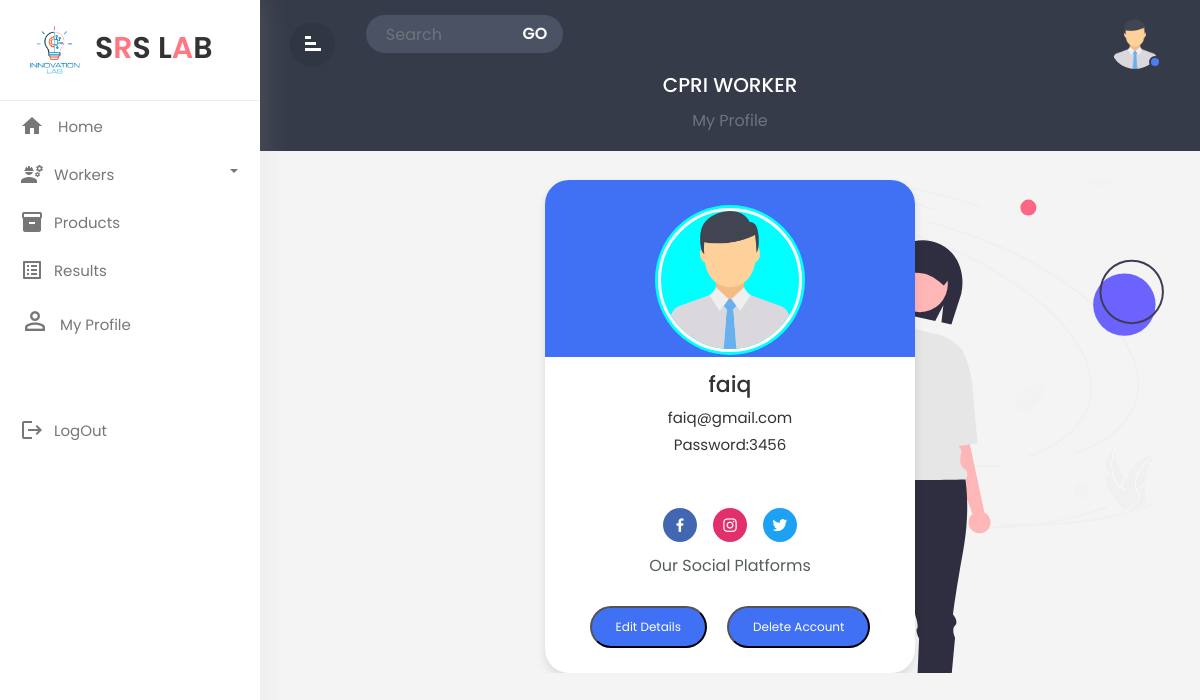
/project1/cpri_profile.php?email=faiq@gmail.com (signed in), run on the app's committed database.
### tables this page shows
CREATE TABLE `cpri` (
  `cpri_id` int(255) NOT NULL,
  `cpri_name` varchar(255) NOT NULL,
  `cpri_email` varchar(255) NOT NULL,
  `cpri_password` varchar(255) NOT NULL
);

### project1/cpri_profile.php (the view, shortened to what this page needs)
<?php
include 'database.php';
$email = $_GET['email'];
$sql = "SELECT * from cpri where cpri_email = '$email'";
$result = mysqli_query($conn,$sql);
$data = mysqli_fetch_array($result);
?>
<!doctype html>
<html lang="en">
  <head>
        <link rel="stylesheet" href="css/bootstrap.min.css">
        <link rel="stylesheet" href="css/custom.css">
        <link href='https://unpkg.com/boxicons@2.1.4/css/boxicons.min.css' rel='stylesheet'>
  </head>
  <body style=" background-color: #f4f4f4;" >
<div class="wrapper">
        <nav id="sidebar">
             <div class="sidebar-header">
                <h3 style="font-size:30px;margin-left:5px;" ><img style="width:60px;height:60px;" src="images/workerlogo.png" class="img-fluid"/>S<span style="color:#ff7782;">R</span>S L<span style="color:#ff7782;">A</span>B</h3>
            </div>
            <ul class="list-unstyled components">
			<li  >
                    <a href="cpri_home.php?email=<?php echo $_GET['email']; ?>" class="dashboard"><i class="material-icons">home</i>
					<span>Home</span></a>
                </li>
                <li class="dropdown">
                    <a href="#homeSubmenu1" data-toggle="collapse" aria-expanded="false"
					class="dropdown-toggle">
					<i class="material-icons">engineering</i>Workers</a>
                </li>
                <li  class="">
                    <a href="cpri_prod.php?email=<?php echo $_GET['email']; ?>"><i class="material-icons">inventory</i><span>Products
					</span></a>
                </li>
                <li  class="">
                    <a href="cpri_result.php?email=<?php echo $_GET['email']; ?>"><i class="material-icons">list_alt</i><span>Results
					</span></a>
                </li>
               <li class="">
                    <a href="cpri_profile.php?email=<?php echo $_GET['email']; ?>"><i style="font-size:30px;" class="material-symbols-outlined">person_filled</i><span>My Profile</span></a>
                </li>
                <br>
                <br>
				 <li  class="">
                    <a href="logout.php"><i class="material-icons">logout</i><span>LogOut
					</span></a>
                </li>
            </ul>
        </nav>
		<div id="content">
		   <div class="top-navbar">
		      <div class="xp-topbar">
                <div class="row">
                    <div class="col-2 col-md-1 col-lg-1 order-2 order-md-1 align-self-center">
                        <div class="xp-menubar">
                               <span class="material-icons text-white">signal_cellular_alt
							   </span>
                         </div>
                    </div>
                    <div class="col-md-5 col-lg-3 order-3 order-md-2">
                        <div class="xp-searchbar">
                            <form>
                                <div class="input-group">
                                  <input type="search" class="form-control"
								  placeholder="Search">
                                  <div class="input-group-append">
                                    <button class="btn" type="submit"
									id="button-addon2">GO</button>
                                  </div>
                                </div>
                            </form>
                        </div>
                    </div>
                    <div class="col-10 col-md-6 col-lg-8 order-1 order-md-3">
                        <div class="xp-profilebar text-right">
							 <nav class="navbar p-0">
                        <ul class="nav navbar-nav flex-row ml-auto">
                            <li class="nav-item dropdown">
                                <a class="nav-link" href="#" data-toggle="dropdown">
                                <img src="images/user.png" style="width:50px; border-radius:50%;height:50px"/>
								<span class="xp-user-live"></span>
								</a>
                            </li>
                        </ul>
            </nav>
                        </div>
                    </div>
                </div>
            </div>
		     <div class="xp-breadcrumbbar text-center">
                <h4 class="page-title">CPRI WORKER</h4>
                  <ol class="breadcrumb">
                    <li class="breadcrumb-item active" aria-current="page">My Profile</li>
                  </ol>
            </div>
		   </div>
        <br>
           <div class="check">
           <div class="profile-card">
<div class="image">
<img src="images/user.png" alt="" class="profile-img">
</div>
<div class="text-data">
    <span style="text-transform:none" class="name"><?php echo $data['cpri_name'] ?></span>
    <span style="text-transform:none"  class="email"><?php echo $data['cpri_email'] ?></span>
    <span style="text-transform:none"  class="email1" >Password:<?php echo $data['cpri_password'] ?></span>
</div>
<div class="media-buttons">
    <a href="" style="background: #4267b2 ;" class="link">
        <i class='bx bxl-facebook'></i>
    </a>
    <a href="" style="background: #e1306c ;" class="link">
        <i class='bx bxl-instagram' ></i>
    </a>
    <a href="" style="background: #1da1f2;" class="link">
        <i class='bx bxl-twitter' ></i>
    </a>
</div>
<span class="name" style="margin-top: 10px;">Our Social Platforms</span>
<div class="buttons">
    <button class="button"><a  href="edit_cpriprofile.php?email=<?php echo $_GET['email']; ?>  "  >Edit Details</a></button>
<button   class="button"><a  href="delete_cpriprofile.php?email=<?php echo $_GET['email']; ?>  "  >Delete Account</a></button>
</div>
    </div>
    </div>
  </body>
  </html>

### project1/css/custom.css (style rules this page uses)
body,html { line-height:1.8; font-family:'Poppins',sans-serif; color:#555e58; text-transform:capitalize; font-weight:400; margin:0px; padding:0px; }
.material-icons { font-family: 'Material Icons'; font-weight: normal; font-style: normal; font-size: 24px; display: inline-block; line-height: 1; text-transform: none; letter-spacing: normal; word-wrap: normal; white-space: nowrap; direction: ltr; -webkit-font-smoothing: antialiased; text-rendering: optimizeLegibility; -moz-osx-font-smoothing: grayscale; font-feature-settings: 'liga'; }
a { color:#333; font-weight:400; }
button { cursor:pointer; }
ul,ol { padding:0px; margin:0px; list-style:none; }
a,a:hover,a:focus { color:#333; text-decoration:none; transition:all 0.3s; }
.wrapper { position:relative; width:100%; overflow:auto; }
#sidebar { position:fixed; height:100%!important; top:0; left:0; bottom:0; z-index:11; width:260px; overflow:auto; transition:all 0.3s; background-color:#fff; box-shadow:0 0 30px 0 rgba(200 200 200 / 20%); }
@media only screen and (min-width:992px) { #content { width:calc(100% - 260px); position:relative; float:right; transition:all 0.3s; } }
#sidebar .sidebar-header { padding:20px; background-color:#fff; border-bottom:1px solid #eee; }
.sidebar-header h3 { color:#333; font-size:17px; margin:0px; text-transform:uppercase; transition:all 0.5s ease; font-weight:600; }
.sidebar-header h3 img { width:45px; margin-right:10px; }
#sidebar ul li { padding:2px 0px; }
.dropdown-toggle::after { position:absolute; right:22px; top:18px; color:#777777; }
#sidebar ul li.dropdown { position:sticky; }
#sidebar ul li a { padding:5px 10px 5px 20px; line-height:30px; font-size:15px; position:relative; font-weight:400; display:block; color:#777777; text-transform:capitalize; }
#sidebar ul li a i { position:relative; margin-right:10px; top:6px; }
#content { position:relative; transition:all 0.5s; background-attachment:#f9fafc; }
.top-navbar { width:100%; z-index:9; position:relative; padding:15px 30px; background-color:#353b48; }
input[type="search"] { background-color:#4a5263; color:#fff; padding-left:20px; border:none; border-radius:50px 0px 0px 50px; }
.input-group-append { margin-left:-1px; }
.xp-searchbar .btn { background-color:#4a5263; color:#fff; font-weight:600; font-size:16px; border-radius:0 50px 50px 0; padding:4px 15px; }
.xp-breadcrumbbar .page-title { font-size:20px; color:#fff; margin-bottom:0; margin-top:0; }
.breadcrumb { display:inline-flex; background-color:transparent; margin:0; padding:10px 0 0; }
.breadcrumb-item.active { color:#6c757d; }
.navbar { background-color:#353B48; color:#fff; }
.xp-menubar { border-radius:50%; width:45px; height:45px; line-height:45px; text-align:center; margin-right:20px; border:none; color:#fff; cursor:pointer; background-color:rgba(0,0,0,0.09); }
.xp-menubar span { margin:9px; padding:0px; transform:rotate(90deg); }
.navbar-nav > li > a { color:#fff; }
.navbar-nav li a { position:relative; display:block; padding:4px 10px!important; }
.xp-user-live { position:absolute; bottom:5px; right:9px; width:12px; height:12px; border-radius:50%; border:2px solid #353b48; background-color:#4c7cf3; }

### data on the page
cpri: cpri_name "faiq", cpri_email "faiq@gmail.com", cpri_password "3456"
